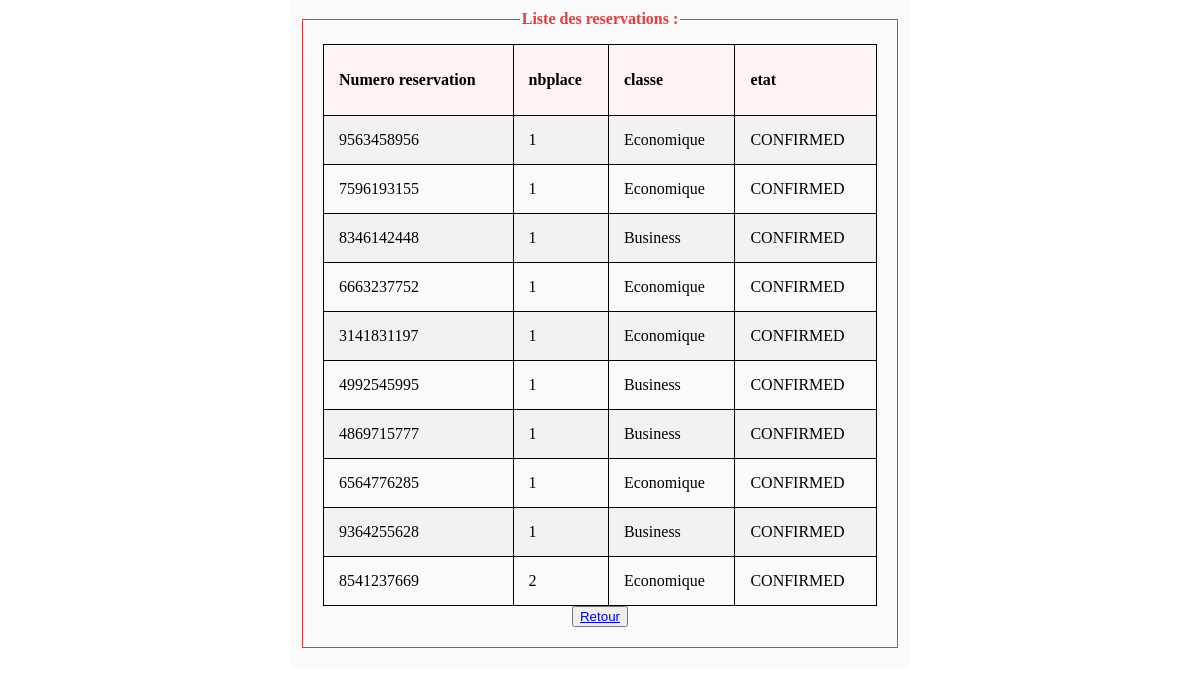
The page /liste-reservation.php on the database its author committed.
### tables this page shows
CREATE TABLE IF NOT EXISTS `reservation` (
  `numreserv` varchar(10) NOT NULL,
  `nbplace` int(11) NOT NULL,
  `classe` varchar(50) NOT NULL,
  `etat_reserv` varchar(50) NOT NULL DEFAULT 'CONFIRMED',
  PRIMARY KEY (`numreserv`)
);

### liste-reservation.php (the view, shortened to what this page needs)
<!DOCTYPE html>
<html>
<head>
	<link rel="stylesheet" type="text/css" href="css/style9.css">
</head>
<body>
<div id="contenu">
	<form>
		<fieldset>
			<legend>Liste des reservations  :</legend>
		<div class="">
					<p><table >
						  <tbody>
											    <tr id="first-tr">
											      <th scope="col">Numero reservation</th>
											      <th scope="col">nbplace </th>
											      <th scope="col">classe</th>
											      <th>etat</th>
											    </tr>
							<?php
								try{
								$bdd = new PDO('mysql:host=localhost;dbname=bdpro;charset=utf8','mupie', 'onlab');
								}
								catch(Exception $e) {
									die('Erreur: '. $e->getMessage());
								}
								$reponse = $bdd->query('SELECT * FROM reservation');
								while ($donnees = $reponse->fetch())
									{
										?>
										    <p>
											    <tr>
											    	<td><?php echo $donnees['numreserv']; ?></td>
											      <td><?php echo $donnees['nbplace']; ?></td>
											      <td><?php echo $donnees['classe']; ?></td>
											      <td><?php echo $donnees['etat_reserv']; ?></td>
											    </tr>
										<?php
										}
										?>
										</table>
										<button><a href="admin.php">Retour</a> </button>
		</div>
		</fieldset>
	</form>
	</div>
</body>
</html>

### css/style9.css (style rules this page uses)
body { margin: 0; }
#contenu { text-align: center; width: %; margin: ; }
form { text-align: center; width: 70%; margin: auto; background-color:#FAFAFA; padding:10px; width:50%; }
table { border-collapse: collapse; width: 100%; }
th { height: 40px; }
table, th, td { border: 1px solid black; }
th, td { padding: 15px; text-align: left; }
tr:nth-child(even) { background-color: #f2f2f2; }
th { background-color: #FFF3F3; }
fieldset { padding:0 20px 20px 20px; margin-bottom:10px; border:1px solid #DF3F3F; }
legend { color:#DF3F3F; font-weight:bold }

### rows shown on the page
reservation: numreserv "9563458956", nbplace "1", classe "Economique", etat_reserv "CONFIRMED"
reservation: numreserv "7596193155", nbplace "1", classe "Economique", etat_reserv "CONFIRMED"
reservation: numreserv "8346142448", nbplace "1", classe "Business", etat_reserv "CONFIRMED"
reservation: numreserv "6663237752", nbplace "1", classe "Economique", etat_reserv "CONFIRMED"
reservation: numreserv "3141831197", nbplace "1", classe "Economique", etat_reserv "CONFIRMED"
reservation: numreserv "4992545995", nbplace "1", classe "Business", etat_reserv "CONFIRMED"
reservation: numreserv "4869715777", nbplace "1", classe "Business", etat_reserv "CONFIRMED"
reservation: numreserv "6564776285", nbplace "1", classe "Economique", etat_reserv "CONFIRMED"
reservation: numreserv "9364255628", nbplace "1", classe "Business", etat_reserv "CONFIRMED"
reservation: numreserv "8541237669", nbplace "2", classe "Economique", etat_reserv "CONFIRMED"
